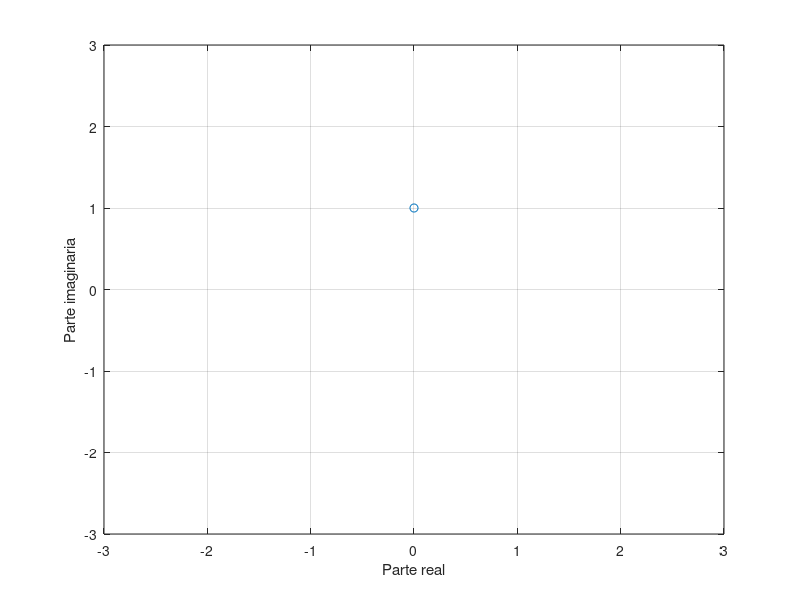

Write MATLAB code to recreate this figure.
clear all;
close all;
z=1+2*j;
x=real(z);
y=imag(z);
m=abs(z)
a1=atan(y/x)
%si x es menor que 0 hay que corregir atan añadiendo pi
a1=angle(z)
%angle siempre devuelve el resultado correcto
plot(z,'o');
axis([-3 3 -3 3]);
grid;
xlabel('Parte real');
ylabel('Parte imaginaria');
a1*180/pi;

clear all;
close all;
m=1;
g=90;
r=g*pi/180;
z=m*exp(j*r);
plot(z,'o');
axis([-3 3 -3 3]);
grid;
xlabel('Parte real');
ylabel('Parte imaginaria');

